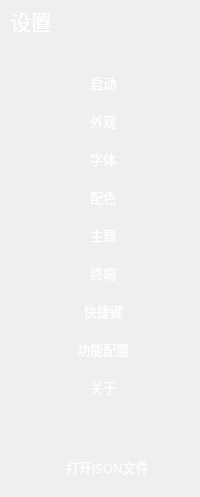
       <widget class="QWidget" name="widget_left" native="true">
        <property name="minimumSize">
         <size>
          <width>200</width>
          <height>0</height>
         </size>
        </property>
        <property name="maximumSize">
         <size>
          <width>200</width>
          <height>16777215</height>
         </size>
        </property>
        <property name="styleSheet">
         <string notr="true">#widget_left{
border-right:2px solid rgba(197, 197, 197,50);
	background-color: rgb(35, 39, 46);
}

QToolButton {
    qproperty-iconSize: 22px 22px;
	/*padding-left: 15px;*/
	background-color: rgba(255, 255, 255, 0);
	border: none;
	border-radius:5px;
	color: rgb(255, 255, 255);
	text-align: center;
}

QToolButton::menu-indicator { 
	image: None;
}

QToolButton:hover {
	border-radius:5px;
	color: rgb(255, 255, 255);
	background-color: rgb(24, 26, 29);
	border: none;
}
 
QToolButton:checked {
	border-radius:5px;
	color: rgb(255, 255, 255);
	background-color: rgb(24, 26, 29);
	border: none;
}</string>
        </property>
        <layout class="QVBoxLayout" name="verticalLayout">
         <property name="spacing">
          <number>3</number>
         </property>
         <property name="leftMargin">
          <number>10</number>
         </property>
         <property name="topMargin">
          <number>0</number>
         </property>
         <property name="rightMargin">
          <number>10</number>
         </property>
         <property name="bottomMargin">
          <number>10</number>
         </property>
         <item>
          <widget class="QLabel" name="label_left_setting">
           <property name="minimumSize">
            <size>
             <width>0</width>
             <height>42</height>
            </size>
           </property>
           <property name="maximumSize">
            <size>
             <width>16777215</width>
             <height>42</height>
            </size>
           </property>
           <property name="font">
            <font>
             <family>OPPOSans B</family>
             <pointsize>16</pointsize>
             <stylestrategy>PreferAntialias</stylestrategy>
            </font>
           </property>
           <property name="styleSheet">
            <string notr="true">color: rgb(255, 255, 255);</string>
           </property>
           <property name="text">
            <string>设置</string>
           </property>
          </widget>
         </item>
         <item>
          <spacer name="verticalSpacer_8">
           <property name="orientation">
            <enum>Qt::Vertical</enum>
           </property>
           <property name="sizeType">
            <enum>QSizePolicy::Fixed</enum>
           </property>
           <property name="sizeHint" stdset="0">
            <size>
             <width>20</width>
             <height>20</height>
            </size>
           </property>
          </spacer>
         </item>
         <item>
          <widget class="QToolButton" name="toolButton_activate">
           <property name="sizePolicy">
            <sizepolicy hsizetype="Expanding" vsizetype="Expanding">
             <horstretch>0</horstretch>
             <verstretch>0</verstretch>
            </sizepolicy>
           </property>
           <property name="minimumSize">
            <size>
             <width>0</width>
             <height>35</height>
            </size>
           </property>
           <property name="maximumSize">
            <size>
             <width>16777215</width>
             <height>35</height>
            </size>
           </property>
           <property name="font">
            <font>
             <family>OPPOSans B</family>
             <pointsize>10</pointsize>
             <stylestrategy>PreferAntialias</stylestrategy>
            </font>
           </property>
           <property name="styleSheet">
            <string notr="true"/>
           </property>
           <property name="text">
            <string>  启动</string>
           </property>
           <property name="icon">
            <iconset resource="../lib.qrc">
             <normaloff>:/lib/start.png</normaloff>:/lib/start.png</iconset>
           </property>
           <property name="iconSize">
            <size>
             <width>22</width>
             <height>22</height>
            </size>
           </property>
           <property name="checkable">
            <bool>true</bool>
           </property>
           <property name="toolButtonStyle">
            <enum>Qt::ToolButtonTextBesideIcon</enum>
           </property>
          </widget>
         </item>
         <item>
          <widget class="QToolButton" name="toolButton_appearance">
           <property name="sizePolicy">
            <sizepolicy hsizetype="Expanding" vsizetype="Expanding">
             <horstretch>3</horstretch>
             <verstretch>4</verstretch>
            </sizepolicy>
           </property>
           <property name="minimumSize">
            <size>
             <width>0</width>
             <height>35</height>
            </size>
           </property>
           <property name="maximumSize">
            <size>
             <width>16777215</width>
             <height>35</height>
            </size>
           </property>
           <property name="font">
            <font>
             <family>OPPOSans B</family>
             <pointsize>10</pointsize>
             <stylestrategy>PreferAntialias</stylestrategy>
            </font>
           </property>
           <property name="styleSheet">
            <string notr="true"/>
           </property>
           <property name="text">
            <string>  外观</string>
           </property>
           <property name="icon">
            <iconset resource="../lib.qrc">
             <normaloff>:/lib/bi.png</normaloff>:/lib/bi.png</iconset>
           </property>
           <property name="iconSize">
            <size>
             <width>22</width>
             <height>22</height>
            </size>
           </property>
           <property name="checkable">
            <bool>true</bool>
           </property>
           <property name="toolButtonStyle">
            <enum>Qt::ToolButtonTextBesideIcon</enum>
           </property>
          </widget>
         </item>
         <item>
          <widget class="QToolButton" name="toolButton_typeface">
           <property name="sizePolicy">
            <sizepolicy hsizetype="Expanding" vsizetype="Expanding">
             <horstretch>3</horstretch>
             <verstretch>4</verstretch>
            </sizepolicy>
           </property>
           <property name="minimumSize">
            <size>
             <width>0</width>
             <height>35</height>
            </size>
           </property>
           <property name="maximumSize">
            <size>
             <width>16777215</width>
             <height>35</height>
            </size>
           </property>
           <property name="font">
            <font>
             <family>OPPOSans B</family>
             <pointsize>10</pointsize>
             <stylestrategy>PreferAntialias</stylestrategy>
            </font>
           </property>
           <property name="styleSheet">
            <string notr="true"/>
           </property>
           <property name="text">
            <string>  字体</string>
           </property>
           <property name="icon">
            <iconset resource="../lib.qrc">
             <normaloff>:/lib/font.png</normaloff>:/lib/font.png</iconset>
           </property>
           <property name="iconSize">
            <size>
             <width>22</width>
             <height>22</height>
            </size>
           </property>
           <property name="checkable">
            <bool>true</bool>
           </property>
           <property name="toolButtonStyle">
            <enum>Qt::ToolButtonTextBesideIcon</enum>
           </property>
          </widget>
         </item>
         <item>
          <widget class="QToolButton" name="toolButton_colorSchemes">
           <property name="sizePolicy">
            <sizepolicy hsizetype="Expanding" vsizetype="Expanding">
             <horstretch>3</horstretch>
             <verstretch>4</verstretch>
            </sizepolicy>
           </property>
           <property name="minimumSize">
            <size>
             <width>0</width>
             <height>35</height>
            </size>
           </property>
           <property name="maximumSize">
            <size>
             <width>16777215</width>
             <height>35</height>
            </size>
           </property>
           <property name="font">
            <font>
             <family>OPPOSans B</family>
             <pointsize>10</pointsize>
             <stylestrategy>PreferAntialias</stylestrategy>
            </font>
           </property>
           <property name="styleSheet">
            <string notr="true"/>
           </property>
           <property name="text">
            <string>  配色</string>
           </property>
           <property name="icon">
            <iconset resource="../lib.qrc">
             <normaloff>:/lib/theme.png</normaloff>:/lib/theme.png</iconset>
           </property>
           <property name="iconSize">
            <size>
             <width>22</width>
             <height>22</height>
            </size>
           </property>
           <property name="checkable">
            <bool>true</bool>
           </property>
           <property name="toolButtonStyle">
            <enum>Qt::ToolButtonTextBesideIcon</enum>
           </property>
          </widget>
         </item>
         <item>
          <widget class="QToolButton" name="toolButton_theme">
           <property name="sizePolicy">
            <sizepolicy hsizetype="Expanding" vsizetype="Expanding">
             <horstretch>3</horstretch>
             <verstretch>4</verstretch>
            </sizepolicy>
           </property>
           <property name="minimumSize">
            <size>
             <width>0</width>
             <height>35</height>
            </size>
           </property>
           <property name="maximumSize">
            <size>
             <width>16777215</width>
             <height>35</height>
            </size>
           </property>
           <property name="font">
            <font>
             <family>OPPOSans B</family>
             <pointsize>10</pointsize>
             <stylestrategy>PreferAntialias</stylestrategy>
            </font>
           </property>
           <property name="styleSheet">
            <string notr="true"/>
           </property>
           <property name="text">
            <string>  主题</string>
           </property>
           <property name="icon">
            <iconset resource="../lib.qrc">
             <normaloff>:/lib/zhuti.png</normaloff>:/lib/zhuti.png</iconset>
           </property>
           <property name="iconSize">
            <size>
             <width>22</width>
             <height>22</height>
            </size>
           </property>
           <property name="checkable">
            <bool>true</bool>
           </property>
           <property name="checked">
            <bool>false</bool>
           </property>
           <property name="toolButtonStyle">
            <enum>Qt::ToolButtonTextBesideIcon</enum>
           </property>
          </widget>
         </item>
         <item>
          <widget class="QToolButton" name="toolButton_terminal">
           <property name="sizePolicy">
            <sizepolicy hsizetype="Expanding" vsizetype="Expanding">
             <horstretch>0</horstretch>
             <verstretch>0</verstretch>
            </sizepolicy>
           </property>
           <property name="minimumSize">
            <size>
             <width>0</width>
             <height>35</height>
            </size>
           </property>
           <property name="maximumSize">
            <size>
             <width>16777215</width>
             <height>35</height>
            </size>
           </property>
           <property name="font">
            <font>
             <family>OPPOSans B</family>
             <pointsize>10</pointsize>
             <stylestrategy>PreferAntialias</stylestrategy>
            </font>
           </property>
           <property name="styleSheet">
            <string notr="true"/>
           </property>
           <property name="text">
            <string>  终端</string>
           </property>
           <property name="icon">
            <iconset resource="../lib.qrc">
             <normaloff>:/lib/line-terminal.png</normaloff>:/lib/line-terminal.png</iconset>
           </property>
           <property name="iconSize">
            <size>
             <width>22</width>
             <height>22</height>
            </size>
           </property>
           <property name="checkable">
            <bool>true</bool>
           </property>
           <property name="toolButtonStyle">
            <enum>Qt::ToolButtonTextBesideIcon</enum>
           </property>
          </widget>
         </item>
         <item>
          <widget class="QToolButton" name="toolButton_shortcutKey">
           <property name="sizePolicy">
            <sizepolicy hsizetype="Expanding" vsizetype="Expanding">
             <horstretch>3</horstretch>
             <verstretch>4</verstretch>
            </sizepolicy>
           </property>
           <property name="minimumSize">
            <size>
             <width>0</width>
             <height>35</height>
            </size>
           </property>
           <property name="maximumSize">
            <size>
             <width>16777215</width>
             <height>35</height>
            </size>
           </property>
           <property name="font">
            <font>
             <family>OPPOSans B</family>
             <pointsize>10</pointsize>
             <stylestrategy>PreferAntialias</stylestrategy>
            </font>
           </property>
           <property name="styleSheet">
            <string notr="true"/>
           </property>
           <property name="text">
            <string>  快捷键</string>
           </property>
           <property name="icon">
            <iconset resource="../lib.qrc">
             <normaloff>:/lib/keyboard.png</normaloff>:/lib/keyboard.png</iconset>
           </property>
           <property name="iconSize">
            <size>
             <width>22</width>
             <height>22</height>
            </size>
           </property>
           <property name="checkable">
            <bool>true</bool>
           </property>
           <property name="toolButtonStyle">
            <enum>Qt::ToolButtonTextBesideIcon</enum>
           </property>
          </widget>
         </item>
         <item>
          <widget class="QToolButton" name="toolButton_feature">
           <property name="sizePolicy">
            <sizepolicy hsizetype="Expanding" vsizetype="Expanding">
             <horstretch>3</horstretch>
             <verstretch>4</verstretch>
            </sizepolicy>
           </property>
           <property name="minimumSize">
            <size>
             <width>0</width>
             <height>35</height>
            </size>
           </property>
           <property name="maximumSize">
            <size>
             <width>16777215</width>
             <height>35</height>
            </size>
           </property>
           <property name="font">
            <font>
             <family>OPPOSans B</family>
             <pointsize>10</pointsize>
             <stylestrategy>PreferAntialias</stylestrategy>
            </font>
           </property>
           <property name="styleSheet">
            <string notr="true"/>
           </property>
           <property name="text">
            <string>  功能配置</string>
           </property>
           <property name="icon">
            <iconset resource="../qss_image.qrc">
             <normaloff>:/module_setting/images/light/feature-light.png</normaloff>:/module_setting/images/light/feature-light.png</iconset>
           </property>
           <property name="iconSize">
            <size>
             <width>22</width>
             <height>22</height>
            </size>
           </property>
           <property name="checkable">
            <bool>true</bool>
           </property>
           <property name="toolButtonStyle">
            <enum>Qt::ToolButtonTextBesideIcon</enum>
           </property>
          </widget>
         </item>
         <item>
          <widget class="QToolButton" name="toolButton_about">
           <property name="sizePolicy">
            <sizepolicy hsizetype="Expanding" vsizetype="Expanding">
             <horstretch>3</horstretch>
             <verstretch>4</verstretch>
            </sizepolicy>
           </property>
           <property name="minimumSize">
            <size>
             <width>0</width>
             <height>35</height>
            </size>
           </property>
           <property name="maximumSize">
            <size>
             <width>16777215</width>
             <height>35</height>
            </size>
           </property>
           <property name="font">
            <font>
             <family>OPPOSans B</family>
             <pointsize>10</pointsize>
             <stylestrategy>PreferAntialias</stylestrategy>
            </font>
           </property>
           <property name="styleSheet">
            <string notr="true"/>
           </property>
           <property name="text">
            <string>  关于</string>
           </property>
           <property name="icon">
            <iconset resource="../lib.qrc">
             <normaloff>:/lib/about.png</normaloff>:/lib/about.png</iconset>
           </property>
           <property name="iconSize">
            <size>
             <width>22</width>
             <height>22</height>
            </size>
           </property>
           <property name="checkable">
            <bool>true</bool>
           </property>
           <property name="toolButtonStyle">
            <enum>Qt::ToolButtonTextBesideIcon</enum>
           </property>
          </widget>
         </item>
         <item>
          <spacer name="verticalSpacer">
           <property name="orientation">
            <enum>Qt::Vertical</enum>
           </property>
           <property name="sizeHint" stdset="0">
            <size>
             <width>20</width>
             <height>40</height>
            </size>
           </property>
          </spacer>
         </item>
         <item>
          <widget class="QToolButton" name="toolButton_json">
           <property name="sizePolicy">
            <sizepolicy hsizetype="Expanding" vsizetype="Expanding">
             <horstretch>0</horstretch>
             <verstretch>0</verstretch>
            </sizepolicy>
           </property>
           <property name="minimumSize">
            <size>
             <width>133</width>
             <height>40</height>
            </size>
           </property>
           <property name="maximumSize">
            <size>
             <width>16777215</width>
             <height>40</height>
            </size>
           </property>
           <property name="font">
            <font>
             <family>OPPOSans B</family>
             <pointsize>10</pointsize>
             <stylestrategy>PreferAntialias</stylestrategy>
            </font>
           </property>
           <property name="styleSheet">
            <string notr="true">QToolButton {
    qproperty-iconSize: 22px 22px;
	padding-left: 15px;
	background-color: rgba(255, 255, 255, 0);
	border: none;
	border-radius:3px;
	color: rgb(255, 255, 255);
}

QToolButton::menu-indicator { 
	image: None;
}

QToolButton:hover {
	border-radius:3px;
	color: rgb(255, 255, 255);
	background-color: rgba(255, 255, 255, 0);
	border: none;
}

 
QToolButton:checked {
	border-radius:3px;
	color: rgb(255, 255, 255);
	background-color: rgba(255, 255, 255, 0);
	border: none;
}</string>
           </property>
           <property name="text">
            <string>打开JSON文件</string>
           </property>
           <property name="icon">
            <iconset resource="../lib.qrc">
             <normaloff>:/lib/setiing2.png</normaloff>:/lib/setiing2.png</iconset>
           </property>
           <property name="toolButtonStyle">
            <enum>Qt::ToolButtonTextBesideIcon</enum>
           </property>
          </widget>
         </item>
        </layout>
       </widget>
